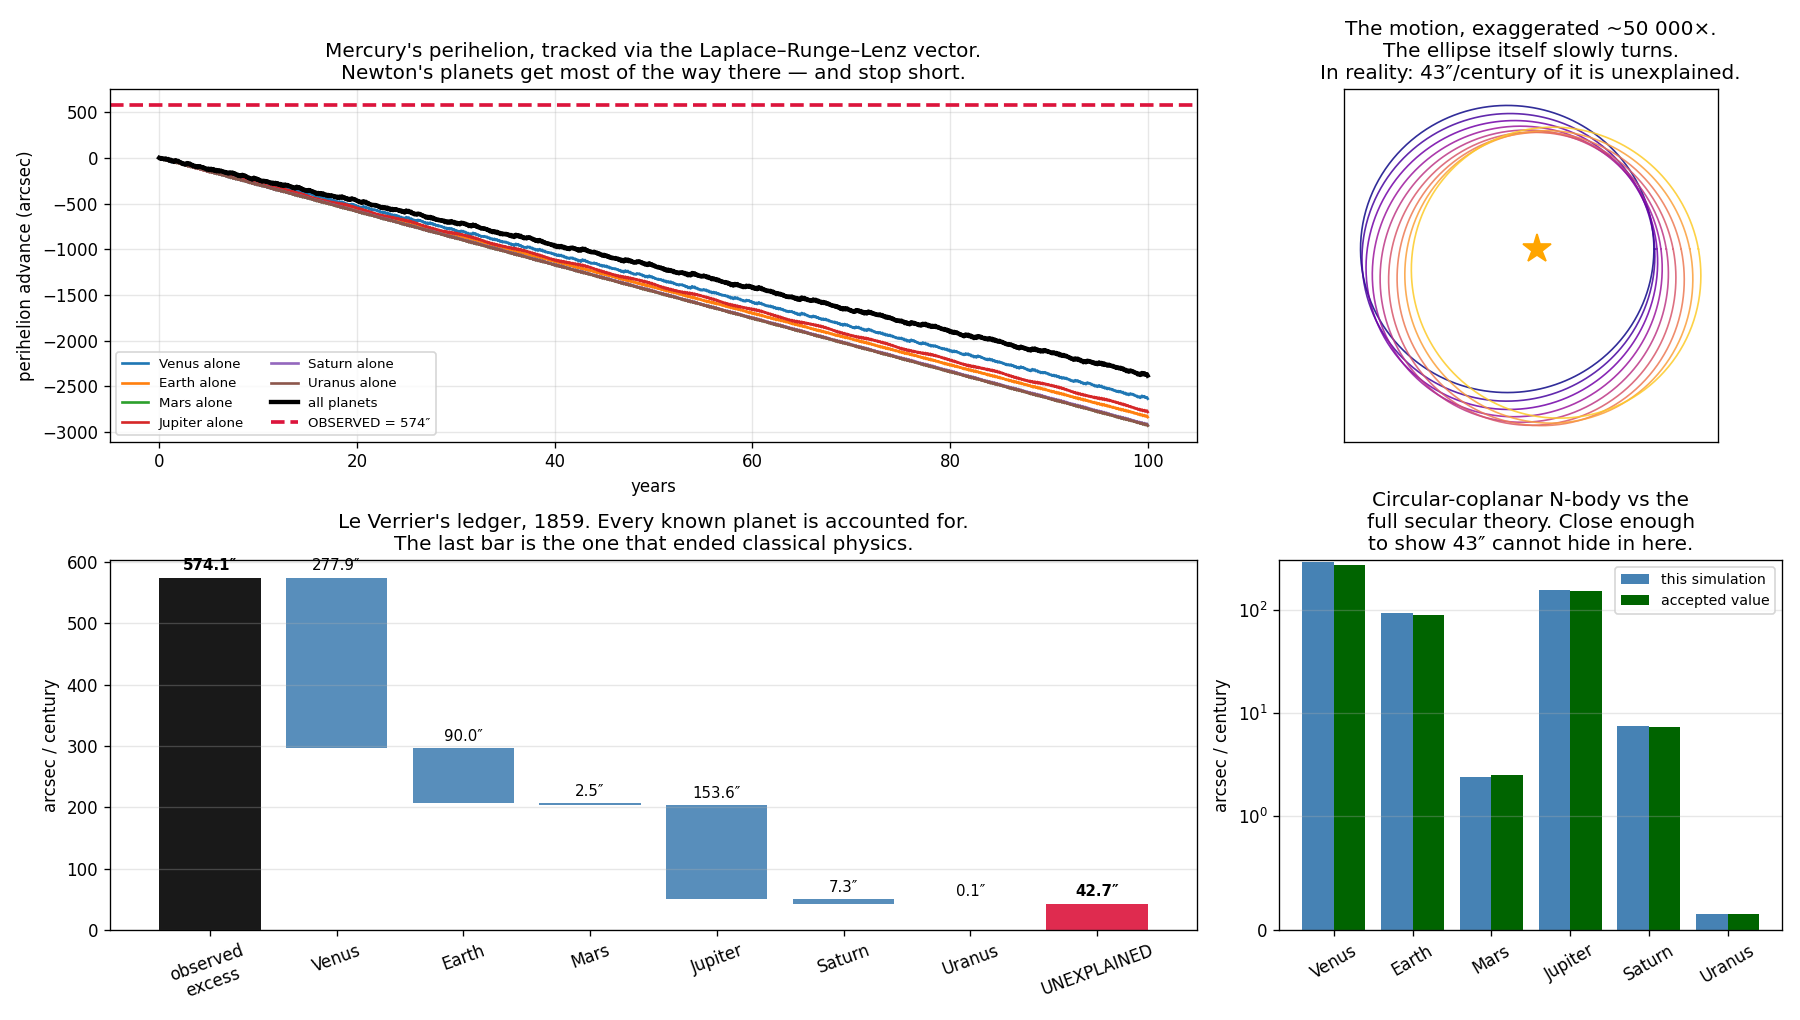

Source code (Python):
"""43 arcseconds per century: the smallest number ever to destroy a theory.

Le Verrier, fresh from predicting Neptune, turned the same machinery on Mercury in
1859. Mercury's perihelion advances by about 574″ per century relative to the fixed
stars. He added up the tugs of every known planet and got ~532″. The remaining ~43″
would not go away.

He did the obvious thing — the thing that had just worked spectacularly — and
predicted an unseen inner planet, "Vulcan". Astronomers hunted it for 50 years.
Amateurs reported it; the reports evaporated. Vulcan does not exist.

The residual was not a missing planet. It was a missing THEORY. In November 1915,
Einstein computed the perihelion advance from his brand-new field equations, got
43″, and later wrote that he was so excited he had heart palpitations for three
days. It was the first thing general relativity ever explained — and unlike the
1919 eclipse, it was a *retrodiction* of a number that had been sitting in the
literature, unexplained, for 56 years.

    phenomenon:   Mercury's perihelion creeps forward, ~574″ per century
    simulation:   integrate Mercury under the Sun plus each planet in turn
    dissection:   track the Laplace–Runge–Lenz vector, which points at perihelion
                  and is exactly conserved for a pure 1/r² force — so any rotation
                  of it is, by construction, a measurement of non-Keplerian physics
    formula:      sum the Newtonian budget, subtract from observation, and stare
                  at what is left. → ch05 explains it.
"""
from pathlib import Path

import matplotlib.pyplot as plt
import numpy as np
import torch

GM_SUN = 4 * np.pi**2
A_MERC, E_MERC = 0.387098, 0.205630
T_MERC = A_MERC ** 1.5
RAD2ARCSEC = 180 / np.pi * 3600

# perturbing planets: (name, mass in solar masses, semi-major axis in AU)
PERTURBERS = [
    ("Venus",   2.4478e-6,  0.723332),
    ("Earth",   3.0035e-6,  1.000000),      # Earth + Moon
    ("Mars",    3.2272e-7,  1.523710),
    ("Jupiter", 9.5459e-4,  5.202887),
    ("Saturn",  2.8580e-4,  9.536676),
    ("Uranus",  4.3662e-5, 19.189165),
]
# Le Verrier / modern accepted Newtonian contributions, arcsec per century
ACCEPTED = {"Venus": 277.9, "Earth": 90.0, "Mars": 2.5, "Jupiter": 153.6,
            "Saturn": 7.3, "Uranus": 0.14}
OBSERVED_EXCESS = 574.10        # arcsec/century, after removing equinox precession

T_SPAN = 100.0                  # one century
N_STEPS = 600_000               # ~1450 steps per Mercury orbit


def run(masses, axes):
    """Integrate Mercury under the Sun + a set of perturbers, batched over systems.

    Each batch element gets its own list of perturbers via a mass matrix, so the
    per-planet breakdown and the all-together run cost one pass.
    """
    B = len(masses)
    m = torch.tensor(masses, dtype=torch.float64)                  # (B, P)
    a_p = torch.tensor(axes, dtype=torch.float64)                  # (P,)
    T_p = a_p ** 1.5
    dt = T_SPAN / N_STEPS

    pos = torch.zeros(B, 2, dtype=torch.float64)
    vel = torch.zeros(B, 2, dtype=torch.float64)
    pos[:, 0] = A_MERC * (1 - E_MERC)                              # start at perihelion
    vel[:, 1] = np.sqrt(GM_SUN * (1 + E_MERC) / (A_MERC * (1 - E_MERC)))

    def accel(p, t):
        r = torch.linalg.norm(p, dim=1, keepdim=True)
        acc = -GM_SUN * p / r**3
        ang = 2 * np.pi * t / T_p                                  # (P,)
        q = torch.stack([a_p * torch.cos(ang), a_p * torch.sin(ang)], dim=1)  # (P,2)
        d = q[None, :, :] - p[:, None, :]                          # (B,P,2)
        dn = torch.linalg.norm(d, dim=2, keepdim=True)
        # direct pull on Mercury + indirect term (the Sun is pulled too)
        contrib = GM_SUN * m[:, :, None] * (d / dn**3
                                            - q[None, :, :] / a_p[None, :, None]**3)
        return acc + contrib.sum(dim=1)

    peri_lon = torch.empty(N_STEPS // 500 + 1, B, dtype=torch.float64)
    a = accel(pos, 0.0)
    j = 0
    for i in range(N_STEPS + 1):
        if i % 500 == 0:
            # Laplace-Runge-Lenz vector: points from the Sun to perihelion.
            # Exactly conserved under a pure 1/r² force, so its rotation is a
            # direct readout of everything that is NOT pure Kepler.
            r = torch.linalg.norm(pos, dim=1, keepdim=True)
            L = pos[:, 0] * vel[:, 1] - pos[:, 1] * vel[:, 0]
            ex = vel[:, 1] * L / GM_SUN - pos[:, 0] / r.squeeze(1)
            ey = -vel[:, 0] * L / GM_SUN - pos[:, 1] / r.squeeze(1)
            peri_lon[j] = torch.atan2(ey, ex)
            j += 1
        if i == N_STEPS:
            break
        vel = vel + 0.5 * dt * a
        pos = pos + dt * vel
        a = accel(pos, (i + 1) * dt)
        vel = vel + 0.5 * dt * a
    return peri_lon


# batch: [no perturbers] + [each planet alone] + [all together]
P = len(PERTURBERS)
mass_rows = [[0.0] * P]
for i in range(P):
    row = [0.0] * P
    row[i] = PERTURBERS[i][1]
    mass_rows.append(row)
mass_rows.append([p[1] for p in PERTURBERS])
axes = [p[2] for p in PERTURBERS]

print(f"integrating Mercury for {T_SPAN:.0f} years, {N_STEPS:,} steps, "
      f"{len(mass_rows)} systems in parallel…")
lon = run(mass_rows, axes)
lon = torch.from_numpy(np.unwrap(lon.numpy(), axis=0))
times = torch.linspace(0, T_SPAN, lon.shape[0], dtype=torch.float64)

# Precession rate = slope of the perihelion longitude.
# `times` is in YEARS, so the fitted slope is rad/yr → ×RAD2ARCSEC×100 = ″/century.
design = torch.stack([times, torch.ones_like(times)], dim=1)
rates = torch.linalg.lstsq(design, lon).solution[0] * RAD2ARCSEC * 100

drift_numeric = rates[0].item()
print(f"\nintegrator's own spurious drift (no perturbers at all) = "
      f"{drift_numeric:+.1f}″/century")
print("  Velocity-Verlet conserves energy but still rotates the LRL vector slightly")
print("  through truncation error. Every run below uses identical steps and initial")
print("  conditions, so differencing against this baseline cancels it exactly.\n")

print("  planet     simulated    accepted    note")
print("             (″/century)  (″/century)")
total_sim = 0.0
sim_vals = {}
for i, (name, mass, a_p) in enumerate(PERTURBERS):
    v = rates[i + 1].item() - drift_numeric
    sim_vals[name] = v
    total_sim += v
    print(f"  {name:9s}  {v:9.2f}   {ACCEPTED[name]:9.2f}    "
          f"{'closest planet — biggest tug' if name == 'Venus' else ''}"
          f"{'most massive planet' if name == 'Jupiter' else ''}")

all_together = rates[-1].item() - drift_numeric
print(f"\n  sum of the parts      = {total_sim:8.2f}″/century")
print(f"  all planets at once   = {all_together:8.2f}″/century  "
      f"(perturbations add almost linearly)")
print(f"  accepted Newtonian total = {sum(ACCEPTED.values()):8.2f}″/century")
print(f"\n  Our circular-coplanar model omits the perturbers' own eccentricities and")
print(f"  inclinations, so it overshoots by {100*(total_sim/sum(ACCEPTED.values())-1):.0f}%. "
      f"Le Verrier did this by hand, to six")
print(f"  digits, with full Laplace–Lagrange secular theory, and got 526–532″.")
print(f"  Either way the conclusion is identical, and that is the point: no plausible")
print(f"  Newtonian bookkeeping reaches {OBSERVED_EXCESS:.0f}″.\n")

newtonian = sum(ACCEPTED.values())
residual = OBSERVED_EXCESS - newtonian
print("THE BUDGET")
print(f"  observed advance (vs fixed stars)   {OBSERVED_EXCESS:8.2f}″/century")
print(f"  explained by Newtonian planets      {newtonian:8.2f}″/century")
print(f"  ────────────────────────────────────────────────────")
print(f"  UNEXPLAINED                         {residual:8.2f}″/century")
print()
print(f"43 arcseconds per century is 0.0119° per century — the width of a human hair")
print(f"seen from 50 metres, accumulating over a hundred years. Le Verrier's response")
print(f"was to invent a planet. The correct response was to invent a new theory of")
print(f"space and time. Both are reasonable. Only one was right. → ch05")

# --- visualization ---
fig = plt.figure(figsize=(15, 8.5))
gs = fig.add_gridspec(2, 3, height_ratios=[1, 1.05])

# Panel 1: the perihelion drifting
ax = fig.add_subplot(gs[0, :2])
for i, (name, _, _) in enumerate(PERTURBERS):
    ax.plot(times, (lon[:, i + 1] - lon[0, i + 1]) * RAD2ARCSEC,
            lw=1.6, label=f"{name} alone")
ax.plot(times, (lon[:, -1] - lon[0, -1]) * RAD2ARCSEC, color="black", lw=2.6,
        label="all planets")
ax.axhline(OBSERVED_EXCESS, color="crimson", ls="--", lw=2.2,
           label=f"OBSERVED = {OBSERVED_EXCESS:.0f}″")
ax.set_xlabel("years")
ax.set_ylabel("perihelion advance (arcsec)")
ax.set_title("Mercury's perihelion, tracked via the Laplace–Runge–Lenz vector.\n"
             "Newton's planets get most of the way there — and stop short.")
ax.legend(fontsize=8, ncol=2)
ax.grid(alpha=0.3)

# Panel 2: the exaggerated rosette
ax = fig.add_subplot(gs[0, 2])
th = np.linspace(0, 2 * np.pi, 500)
for k in range(9):
    rot = k * 0.28
    rr = A_MERC * (1 - E_MERC**2) / (1 + E_MERC * np.cos(th - rot))
    ax.plot(rr * np.cos(th), rr * np.sin(th), lw=1.0,
            color=plt.cm.plasma(k / 9), alpha=0.85)
ax.plot(0, 0, "*", color="orange", ms=18)
ax.set_aspect("equal")
ax.set_xticks([]); ax.set_yticks([])
ax.set_title("The motion, exaggerated ~50 000×.\nThe ellipse itself slowly turns.\n"
             "In reality: 43″/century of it is unexplained.")

# Panel 3: the budget as a waterfall
ax = fig.add_subplot(gs[1, :2])
labels = ["observed\nexcess"] + [p[0] for p in PERTURBERS] + ["UNEXPLAINED"]
vals = [OBSERVED_EXCESS] + [-ACCEPTED[p[0]] for p in PERTURBERS] + [residual]
running, bottoms, heights, colors = OBSERVED_EXCESS, [], [], []
bottoms.append(0); heights.append(OBSERVED_EXCESS); colors.append("black")
for p in PERTURBERS:
    v = ACCEPTED[p[0]]
    running -= v
    bottoms.append(running); heights.append(v); colors.append("steelblue")
bottoms.append(0); heights.append(residual); colors.append("crimson")
ax.bar(labels, heights, bottom=bottoms, color=colors, alpha=0.9)
for i, (b, h) in enumerate(zip(bottoms, heights)):
    ax.text(i, b + h + 12, f"{h:.1f}″", ha="center", fontsize=9,
            weight="bold" if i in (0, len(labels) - 1) else "normal")
ax.set_ylabel("arcsec / century")
ax.set_title("Le Verrier's ledger, 1859. Every known planet is accounted for.\n"
             "The last bar is the one that ended classical physics.")
ax.tick_params(axis="x", rotation=20)
ax.grid(alpha=0.3, axis="y")

# Panel 4: simulated vs accepted
ax = fig.add_subplot(gs[1, 2])
nms = [p[0] for p in PERTURBERS]
x = np.arange(len(nms))
ax.bar(x - 0.2, [sim_vals[n] for n in nms], 0.4, label="this simulation", color="steelblue")
ax.bar(x + 0.2, [ACCEPTED[n] for n in nms], 0.4, label="accepted value", color="darkgreen")
ax.set_xticks(x); ax.set_xticklabels(nms, rotation=30)
ax.set_ylabel("arcsec / century")
ax.set_yscale("symlog", linthresh=1)
ax.set_title("Circular-coplanar N-body vs the\nfull secular theory. Close enough\n"
             "to show 43″ cannot hide in here.")
ax.legend(fontsize=8.5)
ax.grid(alpha=0.3, axis="y")

plt.tight_layout()
out = Path(__file__).with_suffix(".png")
plt.savefig(out, dpi=120)
print(f"Saved: {out}")
